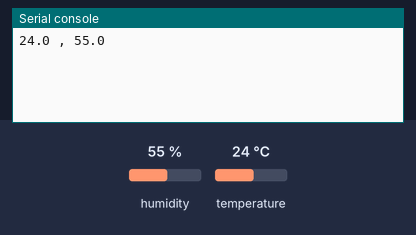
The program below on a simulated ESP32 board running MicroPython. Shown: the last lines printed to the serial console. Inputs (shaded band) come from the test bench; at power-on: humidity 55 %, temperature 24 °C.

Above: at 1.2 s.
1.3 s: humidity set to 22 %
At 2.8 s:
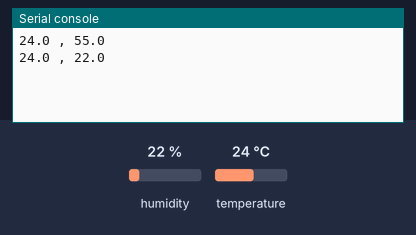
4.0 s: temperature set to 12 °C
At 5.2 s:
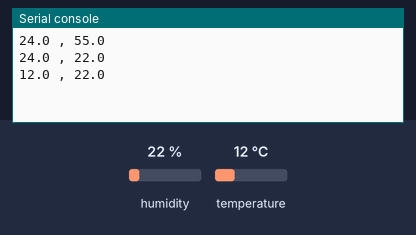
6.7 s: humidity set to 40 %
At 8.7 s:
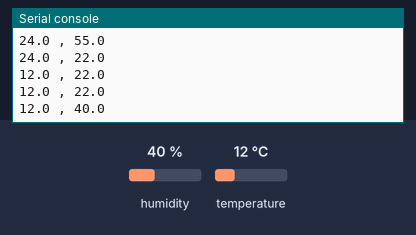
Timing chart, 0 to 10.2 s (numbered marks = the images above; inputs shaded):
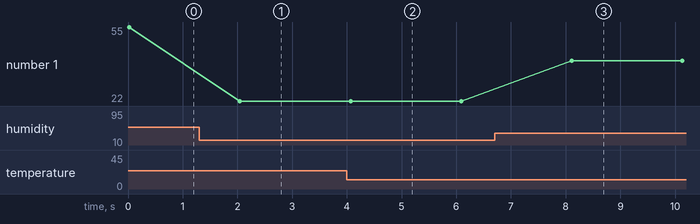

Measured:
- after the input at 1.3 s, the serial console: prints a new line after 0.74 s (image 1)
- after the input at 4.0 s, the serial console: prints a new line after 0.07 s (image 2)
- after the input at 6.7 s, the serial console: prints a new line after 1.4 s (image 3)
- plotted number 1: 55 → 22 after the input at 1.3 s, 22 → 40 after the input at 6.7 s

The program:

main_dht.py
```python
import machine
import dht
import time

sensor = dht.DHT22(machine.Pin(4))

while True:
    try:
        sensor.measure()
        t = sensor.temperature()
        h = sensor.humidity()
        print(round(t, 2), ",", round(h, 1))
    except:
        print("error")
    time.sleep(2)
```
